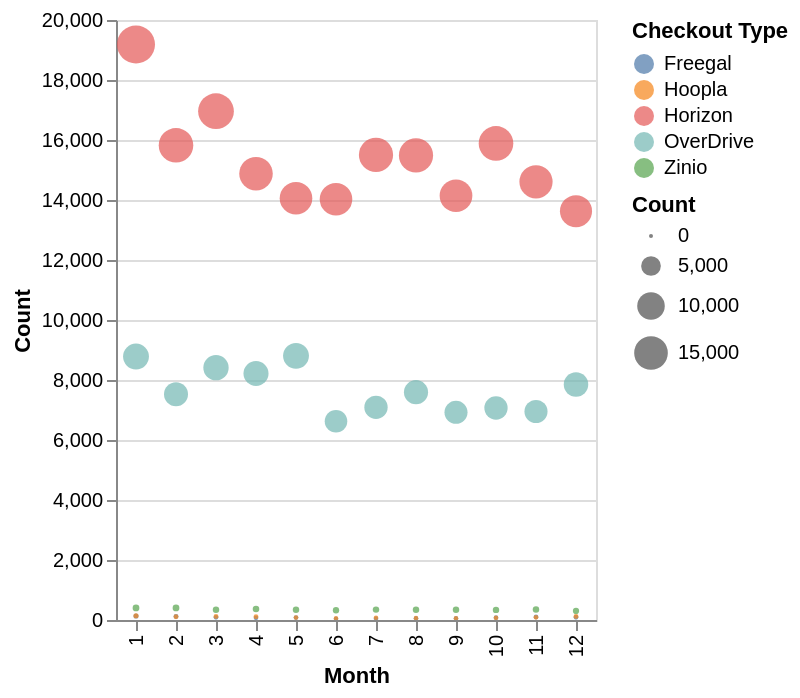

Source (notebook cell):
### Markdown cell above
The stacked area chart takes checkout month, the number of checkouts and what the checkout is pulled from and creates a stacked colored visual line chart that gives a good visual to determine what months are some of the most checkouts are seen by the library. It gives a good idea for the librarians what months they might push checkouts more or what went right in months of high volume.

### Code cell
bubble_data = seattle_df.groupby(['CheckoutMonth', 'CheckoutType']).size().reset_index(name='count')

bubble = alt.Chart(bubble_data).mark_circle().encode(
    x=alt.X('CheckoutMonth:O', title='Month'),
    y=alt.Y('count:Q', title='Count'),
    size=alt.Size('count:Q', title='Count'),
    color=alt.Color('CheckoutType:N', title='Checkout Type')
).interactive()


bubble

### Figure 1 — Vega-Lite specification as saved in the notebook (floating-point values rounded to 4 significant figures)
{"config": {"view": {"continuousWidth": 300, "continuousHeight": 300}}, "data": {"name": "data-5ee3fc1df48a016168ded56cca2c0d24"}, "mark": {"type": "circle"}, "encoding": {"color": {"field": "CheckoutType", "title": "Checkout Type", "type": "nominal"}, "size": {"field": "count", "title": "Count", "type": "quantitative"}, "x": {"field": "CheckoutMonth", "title": "Month", "type": "ordinal"}, "y": {"field": "count", "title": "Count", "type": "quantitative"}}, "params": [{"name": "param_20", "select": {"type": "interval", "encodings": ["x", "y"]}, "bind": "scales"}], "$schema": "https://vega.github.io/schema/vega-lite/v5.20.1.json", "datasets": {"data-5ee3fc1df48a016168ded56cca2c0d24": [{"CheckoutMonth": 1, "CheckoutType": "Freegal", "count": 133}, {"CheckoutMonth": 1, "CheckoutType": "Hoopla", "count": 142}, {"CheckoutMonth": 1, "CheckoutType": "Horizon", "count": 19185}, {"CheckoutMonth": 1, "CheckoutType": "OverDrive", "count": 8782}, {"CheckoutMonth": 1, "CheckoutType": "Zinio", "count": 403}, {"CheckoutMonth": 2, "CheckoutType": "Freegal", "count": 117}, {"CheckoutMonth": 2, "CheckoutType": "Hoopla", "count": 111}, {"CheckoutMonth": 2, "CheckoutType": "Horizon", "count": 15822}, {"CheckoutMonth": 2, "CheckoutType": "OverDrive", "count": 7522}, {"CheckoutMonth": 2, "CheckoutType": "Zinio", "count": 403}, {"CheckoutMonth": 3, "CheckoutType": "Freegal", "count": 89}, {"CheckoutMonth": 3, "CheckoutType": "Hoopla", "count": 116}, {"CheckoutMonth": 3, "CheckoutType": "Horizon", "count": 16959}, {"CheckoutMonth": 3, "CheckoutType": "OverDrive", "count": 8411}, {"CheckoutMonth": 3, "CheckoutType": "Zinio", "count": 340}, {"CheckoutMonth": 4, "CheckoutType": "Freegal", "count": 71}, {"CheckoutMonth": 4, "CheckoutType": "Hoopla", "count": 110}, {"CheckoutMonth": 4, "CheckoutType": "Horizon", "count": 14878}, {"CheckoutMonth": 4, "CheckoutType": "OverDrive", "count": 8217}, {"CheckoutMonth": 4, "CheckoutType": "Zinio", "count": 365}, {"CheckoutMonth": 5, "CheckoutType": "Freegal", "count": 81}, {"CheckoutMonth": 5, "CheckoutType": "Hoopla", "count": 80}, {"CheckoutMonth": 5, "CheckoutType": "Horizon", "count": 14056}, {"CheckoutMonth": 5, "CheckoutType": "OverDrive", "count": 8805}, {"CheckoutMonth": 5, "CheckoutType": "Zinio", "count": 342}, {"CheckoutMonth": 6, "CheckoutType": "Freegal", "count": 45}, {"CheckoutMonth": 6, "CheckoutType": "Hoopla", "count": 61}, {"CheckoutMonth": 6, "CheckoutType": "Horizon", "count": 14028}, {"CheckoutMonth": 6, "CheckoutType": "OverDrive", "count": 6627}, {"CheckoutMonth": 6, "CheckoutType": "Zinio", "count": 324}, {"CheckoutMonth": 7, "CheckoutType": "Freegal", "count": 54}, {"CheckoutMonth": 7, "CheckoutType": "Hoopla", "count": 76}, {"CheckoutMonth": 7, "CheckoutType": "Horizon", "count": 15504}, {"CheckoutMonth": 7, "CheckoutType": "OverDrive", "count": 7090}, {"CheckoutMonth": 7, "CheckoutType": "Zinio", "count": 346}, {"CheckoutMonth": 8, "CheckoutType": "Freegal", "count": 58}, {"CheckoutMonth": 8, "CheckoutType": "Hoopla", "count": 62}, {"CheckoutMonth": 8, "CheckoutType": "Horizon", "count": 15487}, {"CheckoutMonth": 8, "CheckoutType": "OverDrive", "count": 7595}, {"CheckoutMonth": 8, "CheckoutType": "Zinio", "count": 343}, {"CheckoutMonth": 9, "CheckoutType": "Freegal", "count": 56}, {"CheckoutMonth": 9, "CheckoutType": "Hoopla", "count": 60}, {"CheckoutMonth": 9, "CheckoutType": "Horizon", "count": 14141}, {"CheckoutMonth": 9, "CheckoutType": "OverDrive", "count": 6924}, {"CheckoutMonth": 9, "CheckoutType": "Zinio", "count": 343}, {"CheckoutMonth": 10, "CheckoutType": "Freegal", "count": 78}, {"CheckoutMonth": 10, "CheckoutType": "Hoopla", "count": 73}, {"CheckoutMonth": 10, "CheckoutType": "Horizon", "count": 15887}, {"CheckoutMonth": 10, "CheckoutType": "OverDrive", "count": 7067}, {"CheckoutMonth": 10, "CheckoutType": "Zinio", "count": 337}, {"CheckoutMonth": 11, "CheckoutType": "Freegal", "count": 101}, {"CheckoutMonth": 11, "CheckoutType": "Hoopla", "count": 88}, {"CheckoutMonth": 11, "CheckoutType": "Horizon", "count": 14607}, {"CheckoutMonth": 11, "CheckoutType": "OverDrive", "count": 6950}, {"CheckoutMonth": 11, "CheckoutType": "Zinio", "count": 347}, {"CheckoutMonth": 12, "CheckoutType": "Freegal", "count": 92}, {"CheckoutMonth": 12, "CheckoutType": "Hoopla", "count": 114}, {"CheckoutMonth": 12, "CheckoutType": "Horizon", "count": 13627}, {"CheckoutMonth": 12, "CheckoutType": "OverDrive", "count": 7851}, {"CheckoutMonth": 12, "CheckoutType": "Zinio", "count": 304}]}}
